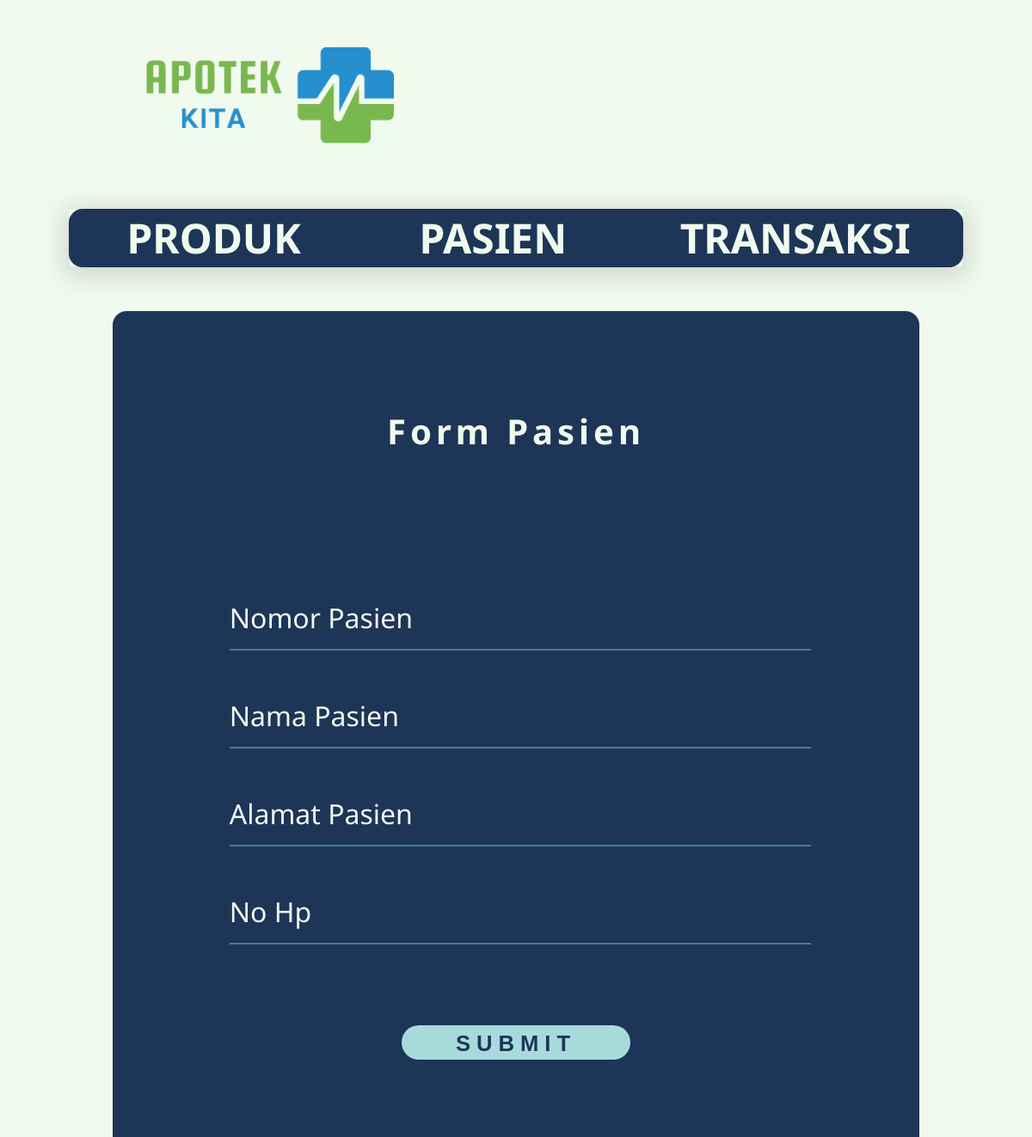
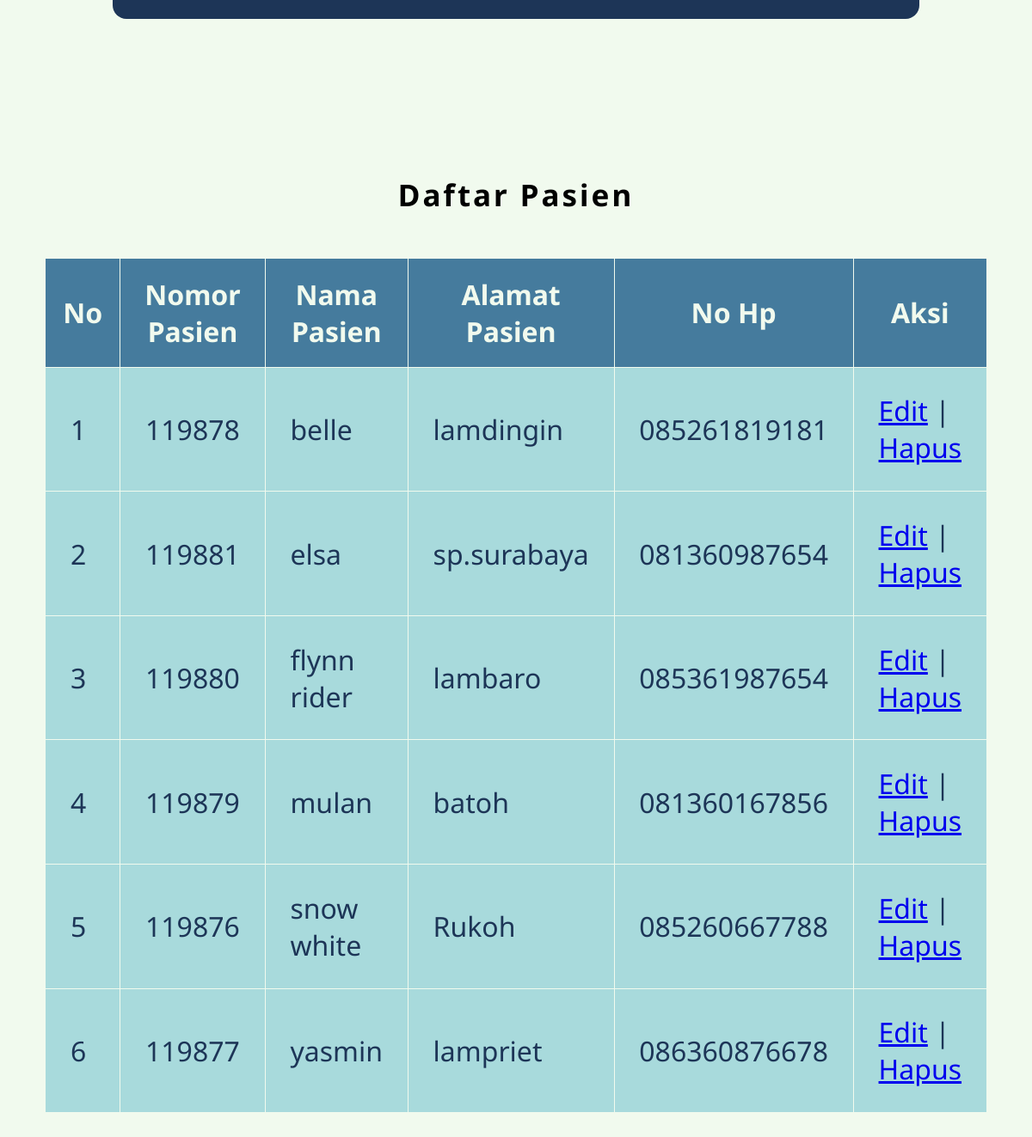
Screenshot of /apotek/pasien.php with the database file from the repository (2 pictures, top to bottom).
### tables this page shows
CREATE TABLE `pasien` (
  `nomorpasien` varchar(10) NOT NULL,
  `namapasien` varchar(50) NOT NULL,
  `alamatpasien` varchar(50) NOT NULL,
  `nohp` varchar(12) NOT NULL
);

### apotek/pasien.php (the view, shortened to what this page needs)
<!DOCTYPE php>
<html lang="en">
<head>
    <link rel ="stylesheet" href="style.css"/>
</head>
<body>
    <fieldset>
        <h1><a href="produk.php"><img src="pharmacy.png" ></a></h1>
        <table border="1" class ="tabel1">
            <tr class ="tabel1 submenu">
                <th><a href="produk.php">produk</a></th>
                <th><a href="pasien.php">pasien</a></th>
                <th><a href="transaksi.php">transaksi</a></th>
            </tr>
            <tr>
                <td colspan="3">
                    <form action="hasilpasien.php" method="post">
                        <table cellpadding="5" class="tabel1 inside">
                            <tr>
                                <td colspan="3"><h4>Form Pasien</h4></td>
                            </tr>
                            <tr>
                                <td class="judulinput">
                                <input type="text" name="nomorpasien" required="required">
                                <label>Nomor Pasien</label>
                                </td>
                            </tr>
                            <tr>
                                <td class="judulinput">
                                <input type="text" name="namapasien" required="required">
                                <label>Nama Pasien</label>
                                </td>
                            </tr>
                            <tr>
                                <td class="judulinput">
                                    <input type="text" name="alamat" required="required">
                                    <label>Alamat Pasien</label>
                                </td>
                            </tr>
                            <tr>
                                <td class="judulinput"><input type="text" name="nohp" required="required">
                                <label>No Hp</label>
                                </td>
                            </tr>
                            <tr>
                                <td colspan="3" style="text-align: center;">
                                    <input type="submit" name="kirim" value="SUBMIT" >
                                </td>
                            </tr>
                        </table>
                    </form>
                </td>
            </tr>
        </table>
        <br>
        <br>
        <h3 >Daftar Pasien</h3>
        <table border="1" class="tabel2">
                <th>No</th>
                <th>Nomor Pasien</th>
                <th>Nama Pasien</th>
                <th>Alamat Pasien</th>
                <th>No Hp</th>
                <th>Aksi</th>
<?php
require "koneksi.php";
$sql="select * from pasien order by namapasien";
$tampilpasien = mysqli_query ($koneksi,$sql);
$i=1;
while ($datapasien = mysqli_fetch_array($tampilpasien)){
?>
            <tr>
                <td><?=$i++?></td>
                <td><?=$datapasien["nomorpasien"];?></td>
                <td><?=$datapasien["namapasien"];?></td>
                <td><?=$datapasien["alamatpasien"];?></td>
                <td><?=$datapasien["nohp"];?></td>
                <td><a href="editpasien.php?nomor=<?=$datapasien["nomorpasien"];?>">Edit</a> |
                    <a href ="hapuspasien.php?nomor=<?= $datapasien["nomorpasien"];?>">Hapus</a>
                </td>
            </tr>
        <?php
        } ?>
        </table>
    </fieldset>
</body>
</html>

### apotek/style.css (style rules this page uses)
body { font-family:'Noto Sans'; width: 100%; margin: 0; background-color: #F1FAEE; }
fieldset { border: none; background-color: #F1FAEE; width: 80%; margin: 0 auto 0 auto; max-width: 2300; }
.tabel1 { border-collapse: collapse; width:95%; margin:50px auto; border: 1px solid transparent; }
.tabel1 tr.submenu { background-color:hsl(215, 50%, 23%) ; height: 6vh; box-shadow: 0px 5px 30px 5px rgba(0, 0, 0, .15); }
.tabel1.submenu th { width: 900px; }
.tabel1.submenu th:nth-child(1) { border-radius: 16px 0 0 16px; }
.tabel1.submenu th:nth-child(3) { border-radius: 0 16px 16px 0; }
.tabel1 th a { text-decoration: none; color: #F1FAEE; font-size: 3rem; text-transform: uppercase; }
.tabel1 form { background-color: #1D3557; border-radius: 16px; padding: 2px; width :90%; margin: 50px auto; }
.tabel1 form table { margin: 0 auto; width: 90%; }
.tabel1 form table tr td { font-size: 20px; width: 200px; }
.tabel1.inside { border-collapse: separate; border-spacing: 6.5rem; width: 95%; max-width: 900px; }
.judulinput { color: #F1FAEE; position: relative; }
input[type="text"] { background: #1D3557 ; border: none; outline: none; width: 100%; height: 60px; border-bottom: 2px solid #457B9D; font-size: 2rem; color: #F1FAEE; position: absolute; transition: all 0.3s ease; }
.judulinput label { position: absolute; pointer-events: none; transition: all 0.3s ease; font-size: 2rem; }
input[type="submit"] { margin-top: 40; padding: 5px; border-radius: 36px; width: 40%; height: 5vh; border-color: transparent; background-color:#A8DADC ; color: #1D3557; letter-spacing: 7px; font-weight: bold; font-size: 1.6rem; transition: all 0.3s ease; }
h1 { left: 30px; color: #1D3557; margin-left: 50px; font-size: 35px; position: relative; }
h4 { text-align:center; font-size: 40px; width: 100%; color: #F1FAEE ; letter-spacing: 5px; font-weight: bold; }
h3 { font-size: 35px; letter-spacing: 3px; position: relative; text-align: center; }
img { position: relative; width: 350px; }
.tabel2 { border-color: #F1FAEE; border-collapse: collapse; width:95%; margin:50px auto; background-color:#A8DADC; font-size: 2rem; color: #1D3557; }
.tabel2 th { background-color:#457B9D; color: #F1FAEE; padding: 20px; }
.tabel2 tr td { padding: 1.8rem; }

### rows the page displays
pasien: nomorpasien "119878", namapasien "belle", alamatpasien "lamdingin", nohp "085261819181"
pasien: nomorpasien "119881", namapasien "elsa", alamatpasien "sp.surabaya", nohp "081360987654"
pasien: nomorpasien "119880", namapasien "flynn rider", alamatpasien "lambaro", nohp "085361987654"
pasien: nomorpasien "119879", namapasien "mulan", alamatpasien "batoh", nohp "081360167856"
pasien: nomorpasien "119876", namapasien "snow white", alamatpasien "Rukoh", nohp "085260667788"
pasien: nomorpasien "119877", namapasien "yasmin", alamatpasien "lampriet", nohp "086360876678"
